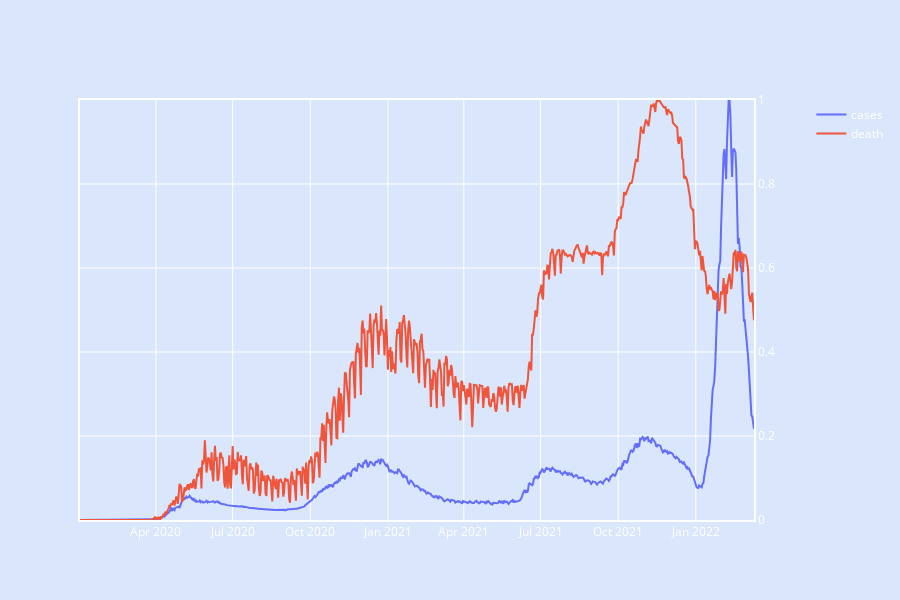

The cell this chart's notebook holds for it:
### Code cell
# 'это превый грфик'
trace1 = go.Scatter(
        x=dfc.index,
        y=dfcsr['Russia'],
        name='cases',
        yaxis='y2'
    )
trace2 = go.Scatter(
    x=dfd.index,
    y=dfdsr['Russia'],
    name='death',
    yaxis='y2'
    )
fig = make_subplots(specs=[[{"secondary_y": True}]])
fig.add_trace(trace1)
fig.add_trace(trace2, secondary_y=True)
fig['layout'].update(height=600,     
plot_bgcolor = colors['background'],
paper_bgcolor = colors['background'],
font= {
    'color': colors['text']
        }
)
fig.update_yaxes(range=[0, 1])
fig.update_xaxes(showline=True, linewidth=2, linecolor=colors['text'], mirror=True, gridcolor=colors['text'])
fig.update_xaxes(tickfont=dict(color=colors['text'], size=12))
fig.update_yaxes(showline=True, linewidth=2, linecolor=colors['text'], mirror=True, gridcolor=colors['text'])
# fig.show()

### Figure 1 — Plotly figure (JSON) as saved in the notebook; plotly's stock layout.template omitted (floating-point values rounded to 4 significant figures; data arrays with more than 128 entries replaced by an {"elided": "..."} marker saying what was removed)
{"data": [{"name": "cases", "type": "scatter", "x": {"elided": "800 str values"}, "y": {"elided": "800 float values"}, "yaxis": "y2"}, {"name": "death", "type": "scatter", "x": {"elided": "800 str values"}, "xaxis": "x", "y": {"elided": "800 float values"}, "yaxis": "y2"}], "layout": {"font": {"color": "#ffffff"}, "height": 600, "paper_bgcolor": "#D9E6FC", "plot_bgcolor": "#D9E6FC", "xaxis": {"anchor": "y", "domain": [0, 0.94], "gridcolor": "#ffffff", "linecolor": "#ffffff", "linewidth": 2, "mirror": true, "showline": true, "tickfont": {"color": "#ffffff", "size": 12}}, "yaxis": {"anchor": "x", "domain": [0, 1], "gridcolor": "#ffffff", "linecolor": "#ffffff", "linewidth": 2, "mirror": true, "range": [0, 1], "showline": true}, "yaxis2": {"anchor": "x", "gridcolor": "#ffffff", "linecolor": "#ffffff", "linewidth": 2, "mirror": true, "overlaying": "y", "range": [0, 1], "showline": true, "side": "right"}}}
